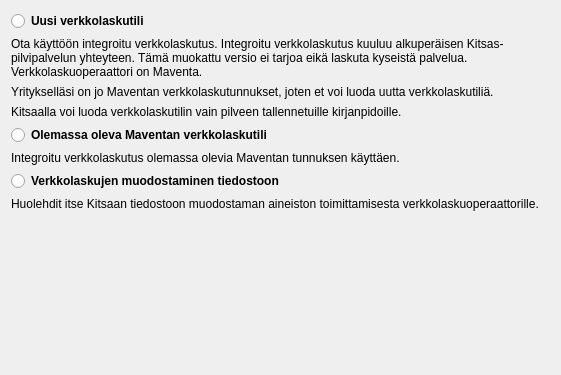
<?xml version="1.0" encoding="UTF-8"?>
<ui version="4.0">
 <class>FinvoiceVelhoAlku</class>
 <widget class="QWidget" name="FinvoiceVelhoAlku">
  <property name="geometry">
   <rect>
    <x>0</x>
    <y>0</y>
    <width>561</width>
    <height>375</height>
   </rect>
  </property>
  <property name="windowTitle">
   <string>Form</string>
  </property>
  <layout class="QVBoxLayout" name="verticalLayout">
   <item>
    <widget class="QRadioButton" name="kitsasRadio">
     <property name="font">
      <font>
       <bold>true</bold>
      </font>
     </property>
     <property name="text">
      <string>Uusi verkkolaskutili</string>
     </property>
    </widget>
   </item>
   <item>
    <widget class="QLabel" name="uusiLabel">
     <property name="text">
      <string>Ota käyttöön integroitu verkkolaskutus.
Integroitu verkkolaskutus kuuluu alkuperäisen Kitsas-pilvipalvelun yhteyteen. Tämä muokattu versio ei tarjoa eikä laskuta kyseistä palvelua. Verkkolaskuoperaattori on Maventa.</string>
     </property>
     <property name="textFormat">
      <enum>Qt::RichText</enum>
     </property>
     <property name="wordWrap">
      <bool>true</bool>
     </property>
     <property name="openExternalLinks">
      <bool>true</bool>
     </property>
    </widget>
   </item>
   <item>
    <widget class="QLabel" name="onjoLabel">
     <property name="text">
      <string>Yritykselläsi on jo Maventan verkkolaskutunnukset, joten et voi luoda uutta verkkolaskutiliä.</string>
     </property>
     <property name="wordWrap">
      <bool>true</bool>
     </property>
    </widget>
   </item>
   <item>
    <widget class="QLabel" name="eiPilviLabel">
     <property name="text">
      <string>Kitsaalla voi luoda verkkolaskutilin vain pilveen tallennetuille kirjanpidoille.</string>
     </property>
    </widget>
   </item>
   <item>
    <widget class="QRadioButton" name="maventaRadio">
     <property name="font">
      <font>
       <bold>true</bold>
      </font>
     </property>
     <property name="text">
      <string>Olemassa oleva Maventan verkkolaskutili</string>
     </property>
    </widget>
   </item>
   <item>
    <widget class="QLabel" name="label_3">
     <property name="text">
      <string>Integroitu verkkolaskutus olemassa olevia Maventan tunnuksen käyttäen.</string>
     </property>
     <property name="wordWrap">
      <bool>true</bool>
     </property>
    </widget>
   </item>
   <item>
    <widget class="QRadioButton" name="tiedostoRadio">
     <property name="font">
      <font>
       <bold>true</bold>
      </font>
     </property>
     <property name="text">
      <string>Verkkolaskujen muodostaminen tiedostoon</string>
     </property>
    </widget>
   </item>
   <item>
    <widget class="QLabel" name="label_4">
     <property name="text">
      <string>Huolehdit itse Kitsaan tiedostoon muodostaman aineiston toimittamisesta verkkolaskuoperaattorille.</string>
     </property>
     <property name="wordWrap">
      <bool>true</bool>
     </property>
    </widget>
   </item>
   <item>
    <spacer name="verticalSpacer">
     <property name="orientation">
      <enum>Qt::Vertical</enum>
     </property>
     <property name="sizeHint" stdset="0">
      <size>
       <width>20</width>
       <height>40</height>
      </size>
     </property>
    </spacer>
   </item>
  </layout>
 </widget>
 <resources/>
 <connections/>
</ui>
